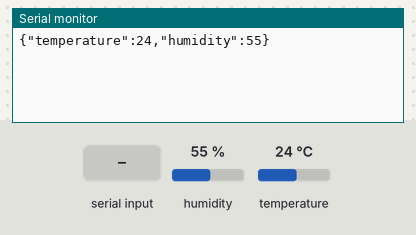
A sketch run on a simulated Arduino Uno, built with avr-gcc and run on an emulated ATmega328P. Parts: the last lines printed to the serial monitor. The inputs (shaded band) are chosen by the test bench; at power-on: humidity 55 %, temperature 24 °C.

Above: at 3.8 s.
3.9 s: "1" received over Serial
At 8.2 s:
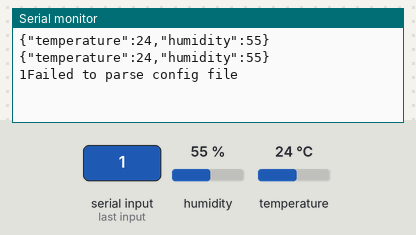
8.5 s: humidity set to 22 %
10.0 s: temperature set to 12 °C
At 10.8 s:
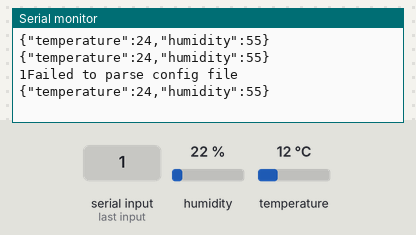
11.5 s: "0" received over Serial
13.0 s: humidity set to 40 %
At 15.2 s:
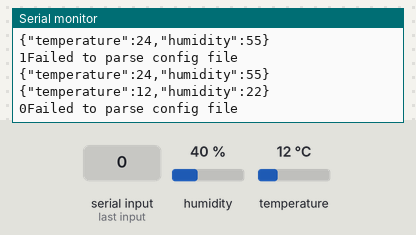

Measured:
- after the input at 3.9 s, the serial monitor: prints a new line after 3.1 s (image 1)

The sketch:

atmega_to_esp.ino
```cpp
// Simple sketch on Arduino ATmega328 to send preset data in a "temp" JSON field to the ESP8266
// Upload to ATmega328 with dip switch 3,4 set ON
// To read the serial monitor for messages sent and returning message set dip switch 1,2,3,4 ON
// ArduinoJson must be version 5 https://arduinojson.org/v5/doc/ , in the future need to change code in this sketch for Ver 6

#include <ArduinoJson.h>
//Libraries
#include <DHT.h>;

//Constants
#define DHTPIN 2     // what pin we're connected to
#define DHTTYPE DHT22   // DHT 22  (AM2302)
DHT dht(DHTPIN, DHTTYPE); //// Initialize DHT sensor for normal 16mhz Arduino


//Variables
int chk;
float hum;  //Stores humidity value
float temp; //Stores temperature value

void setup() {
  //Serial.begin(115200);
  Serial.begin(57600); // more reliable results at this baud rate than at 115200
  //Serial.begin(9600);
  dht.begin();
}

void loop() {
  //SEND DATA TO THE ESP8266
  //Read data and store it to variables hum and temp
  hum = dht.readHumidity();
  temp = dht.readTemperature();

  delay(3000); // wait 10 sec between each send to the ESP  - when changed to 5 seconds did not work properly
  DynamicJsonBuffer jbuffer;
  JsonObject& root = jbuffer.createObject();
  root["temperature"] = temp; // setting up the variable temp to hold 21 in the JSON object root]
  root["humidity"] = hum;
  root.printTo(Serial); // sending the numeral 21 to the ESP
  root.remove("temperature");// remove the temp field from the JSON root object so I can reuse the root object to read data from ESP
  // if the serial console is open it will print: 22:31:03.228 -> {"temp":"21"}
  Serial.println();


  // RECEIVE DATA FROM THE ESP

  bool StringReady;
  String jsonString = "";
  StringReady = false;

  if (!Serial.available())
    return ;  // if there is no serial data detected ten it bypasses all code folloing this point

  while (Serial.available()) { //listening for any data returned from the ESP
    jsonString = Serial.readString(); // putting all of the data into a string
    //if (jsonString.charAt(0) == '{') Serial.println("JSON } in data detected."); // checks if the data starts with a { and therefor is a JSON data  https://www.arduino.cc/en/Tutorial/StringCharacters
    //Serial.println("JSON data detected at Arduino.");
    //Serial.println(jsonString);
    //Serial.println();
    StringReady = true;
  }
  if (StringReady) { // checking if the string has data
    Serial.print(jsonString); // printing out the returning raw string data to the serial console
    StaticJsonBuffer<200> jsonBuffer;  // preallocated memory to store the JsonObject max 200 bytes
    JsonObject& root = jsonBuffer.parseObject(jsonString); // turning the string into JSON data

    if (!root.success()) {
      Serial.println("Failed to parse config file");
      return ;
    }

    //read the JSON data and put it ito a variable, this should read data back from the ESP 5 seconds after the data is sent
    String acceptedTempMessage = root["retMsg"];  //putting the temperature data returned from the ESP into a varialbe
    Serial.print(acceptedTempMessage); //prinitng the temperature data returned from the ESP to the serial console
    Serial.println(" - successful return");
    root.remove("retMsg");// remove the retMsg field from the JSON rtn object
    Serial.println();
  }

}
```
